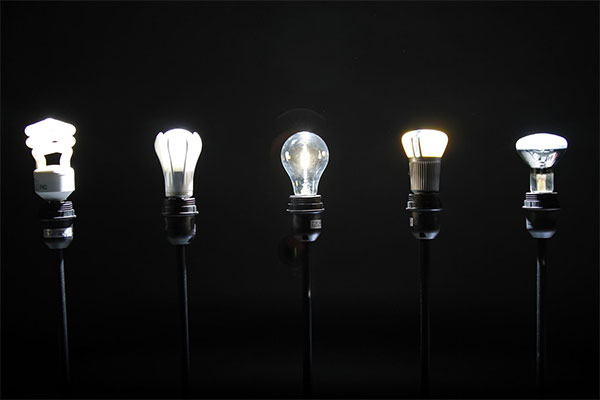
#> input picture deepspace/src/Python/bulbs.jpg, 600 x 400 px
$ python detect_bright_spots.py --image bulbs.jpg
#> lines starting #> are read from the running program, lines starting #| are printed output that depends on the picture; after the words box and inside, x2 and y2 are one past the last pixel; in counts of white or black regions, pixels touching at a corner belong together
#https://www.pyimagesearch.com/2016/10/31/detecting-multiple-bright-spots-in-an-image-with-python-and-opencv/

# import the necessary packages
from imutils import contours
from skimage import measure
import numpy as np
import argparse
import imutils
import cv2

# construct the argument parse and parse the arguments
ap = argparse.ArgumentParser()
ap.add_argument("-i", "--image", required=True,
	help="path to the image file")
args = vars(ap.parse_args())

# load the image, convert it to grayscale, and blur it
image = cv2.imread(args["image"])
#> image is the input picture: shape (400, 600, 3); mean B, G, R 22.7, 22.7, 22.7
gray = cv2.cvtColor(image, cv2.COLOR_BGR2GRAY)
blurred = cv2.GaussianBlur(gray, (11, 11), 0)
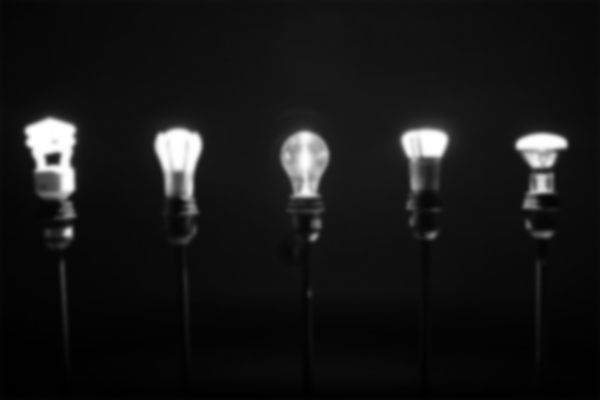
#> blurred: shape (400, 600); min 0, max 255, mean 22.6

# threshold the image to reveal light regions in the
# blurred image
thresh = cv2.threshold(blurred, 200, 255, cv2.THRESH_BINARY)[1]
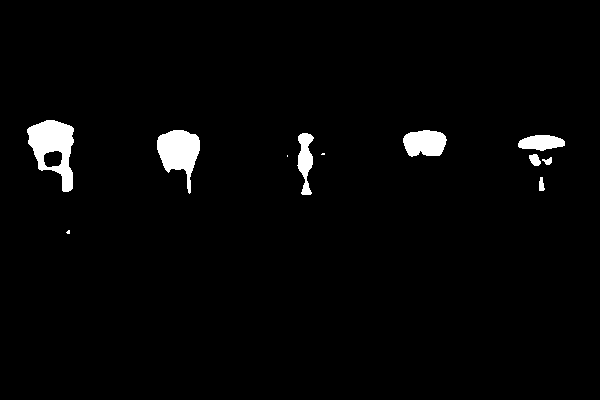
#> thresh: shape (400, 600); 2.4% white; 11 white regions (3 under 20 px), largest, box (x1, y1, x2, y2) and area: (27, 120, 74, 192) 1877, (157, 130, 200, 194) 1529, (403, 130, 447, 157) 941

# perform a series of erosions and dilations to remove
# any small blobs of noise from the thresholded image
thresh = cv2.erode(thresh, None, iterations=2)
#> thresh: shape (400, 600); 1.5% white; 8 white regions (1 under 20 px), largest, box (x1, y1, x2, y2) and area: (30, 122, 71, 190) 1244, (159, 132, 198, 172) 1111, (405, 132, 444, 154) 657
thresh = cv2.dilate(thresh, None, iterations=4)
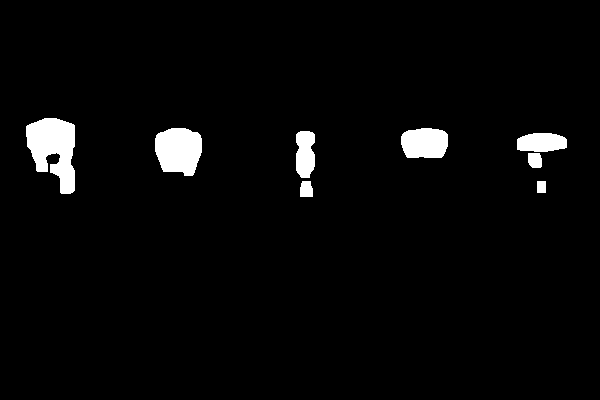
#> thresh: shape (400, 600); 3.2% white; 8 white regions, largest, box (x1, y1, x2, y2) and area: (26, 118, 75, 194) 2466, (155, 128, 202, 176) 1822, (401, 128, 448, 158) 1243

# perform a connected component analysis on the thresholded
# image, then initialize a mask to store only the "large"
# components
labels = measure.label(thresh, neighbors=8, background=0)
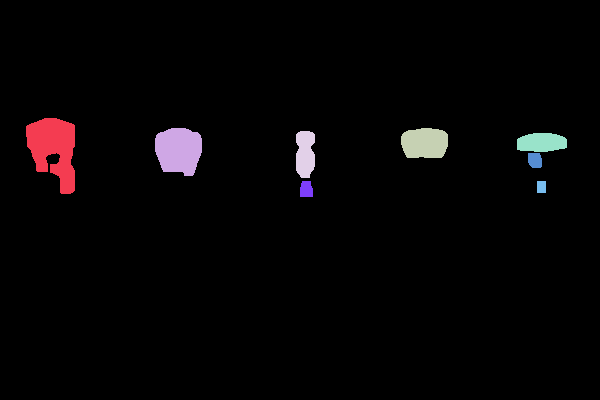
#> labels: shape (400, 600) int64; 9 distinct labels, from 0 to 8; one colour per label, 0 black
# measure.labels #http://scikit-image.org/docs/dev/api/skimage.measure.html#skimage.measure.label
mask = np.zeros(thresh.shape, dtype="uint8")
#shape #https://docs.opencv.org/3.0-beta/doc/py_tutorials/py_core/py_basic_ops/py_basic_ops.html
#np.zeros https://docs.scipy.org/doc/numpy-1.15.0/reference/generated/numpy.zeros.html

# loop over the unique components
for label in np.unique(labels):
	# if this is the background label, ignore it
	if label == 0:
		continue

	# otherwise, construct the label mask and count the
	# number of pixels
	labelMask = np.zeros(thresh.shape, dtype="uint8")
	labelMask[labels == label] = 255
	numPixels = cv2.countNonZero(labelMask)

	# if the number of pixels in the component is sufficiently
	# large, then add it to our mask of "large blobs"
	if numPixels > 300:
		mask = cv2.add(mask, labelMask)
#> this loop made 9 passes
#> numPixels on passes 2 to 9: 2466, 1822, 1243, 775, 805, 191, 188, 108
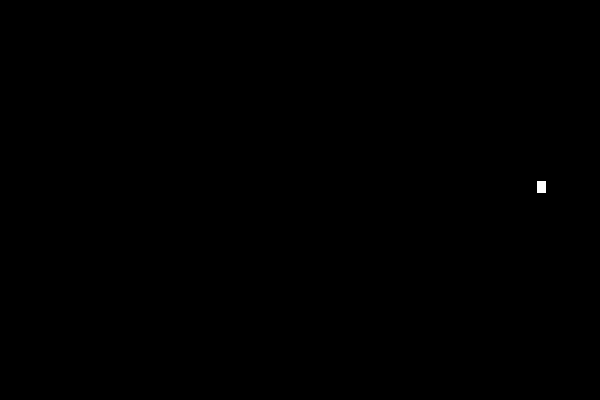
#> labelMask: shape (400, 600); 0.04% white; 1 white region, box (x1, y1, x2, y2) and area: (537, 181, 546, 193) 108
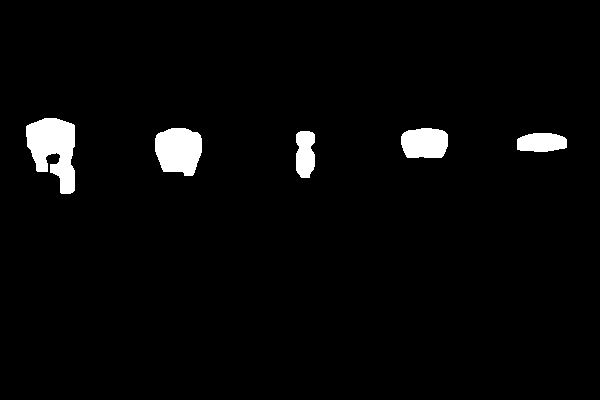
#> mask: shape (400, 600); 3% white; 5 white regions

# find the contours in the mask, then sort them from left to
# right
cnts = cv2.findContours(mask.copy(), cv2.RETR_EXTERNAL,
	cv2.CHAIN_APPROX_SIMPLE)
#> cnts = 5 contours; box (x1, y1, x2, y2) and area: (26, 118, 75, 194) 2336, (155, 128, 202, 176) 1746, (401, 128, 448, 158) 1180, (517, 133, 567, 152) 746, (296, 131, 315, 178) 718
cnts = imutils.grab_contours(cnts)
cnts = contours.sort_contours(cnts)[0]

# loop over the contours
for (i, c) in enumerate(cnts):
	# draw the bright spot on the image
	(x, y, w, h) = cv2.boundingRect(c)
	((cX, cY), radius) = cv2.minEnclosingCircle(c)
	cv2.circle(image, (int(cX), int(cY)), int(radius),
		(0, 0, 255), 3)
	cv2.putText(image, "#{}".format(i + 1), (x, y - 15),
		cv2.FONT_HERSHEY_SIMPLEX, 0.45, (0, 0, 255), 2)
#> this loop made 5 passes
#> (x, y, w, h, cX, cY, radius) on passes 1 to 5: (26, 118, 49, 76, 50.72, 157.7, 40.38), (155, 128, 47, 48, 178, 151.4, 27.44), (296, 131, 19, 47, 304.5, 154, 23.44), (401, 128, 47, 30, 424.3, 140.8, 23.75), (517, 133, 50, 19, 541.5, 144, 25.01)
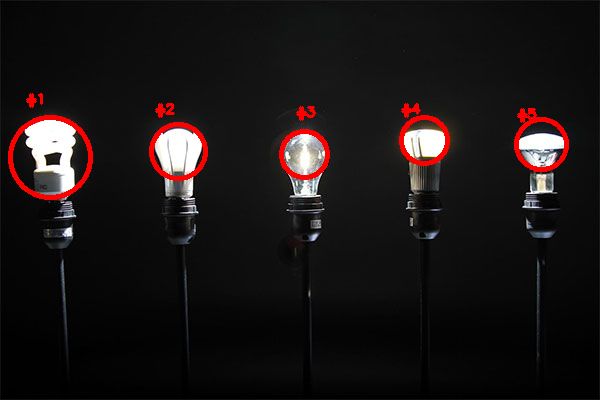
#> image: shape (400, 600, 3); 2.14% of pixels changed, all inside (x1, y1, x2, y2) = (8, 93, 569, 200)

# show the output image
cv2.imshow("Image", image)
cv2.waitKey(0)
